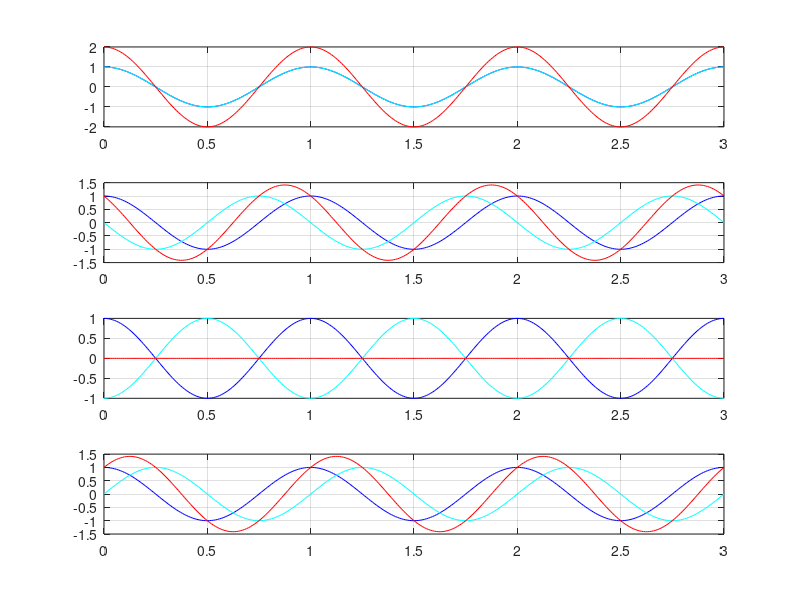

The MATLAB source for this figure:
A = 1;
F = 1;
Ph = 0;
x = linspace(0,3,301); % Domain
y = A*exp(1j*((2*pi*F*x)+Ph)); % Reference Signal BLUE
y1 = A*exp(1j*((2*pi*F*x)+0)); % Reflected Signal, phase 0 CYAN
y2 = A*exp(1j*((2*pi*F*x)+pi/2)); % Reflected Signal, phase π/2
y3 = A*exp(1j*((2*pi*F*x)+pi)); % Reflected Signal, phase π 
y4 = A*exp(1j*((2*pi*F*x)+3*pi/2)); % Reflected Signal, phase 3π/2
%%%%%%%%  ↓Plots↓   %%%%%%%%
subplot(4,1,1)
plot(x,real(y),'color',[0 0 1])
hold on
plot(x,real(y1),'color',[0 1 1])
hold on
add1 = y+y1;
plot(x,real(add1),'color',[1 0 0])
hold off
grid on
subplot(4,1,2)
plot(x,real(y),'color',[0 0 1])
hold on
plot(x,real(y2),'color',[0 1 1])
hold on
add2 = y+y2;
plot(x,real(add2),'color',[1 0 0])
hold off
grid on
subplot(4,1,3)
plot(x,real(y),'color',[0 0 1])
hold on
plot(x,real(y3),'color',[0 1 1])
hold on
add3 = y+y3;
plot(x,real(add3),'color',[1 0 0])
hold off
grid on
subplot(4,1,4)
plot(x,real(y),'color',[0 0 1])
hold on
plot(x,real(y4),'color',[0 1 1])
hold on
add4 = y+y4;
plot(x,real(add4),'color',[1 0 0])
hold off
grid on

%% Per subplot: 1. reference, 2. reflected, 3. addition%%
%% In this order!!! %%%%